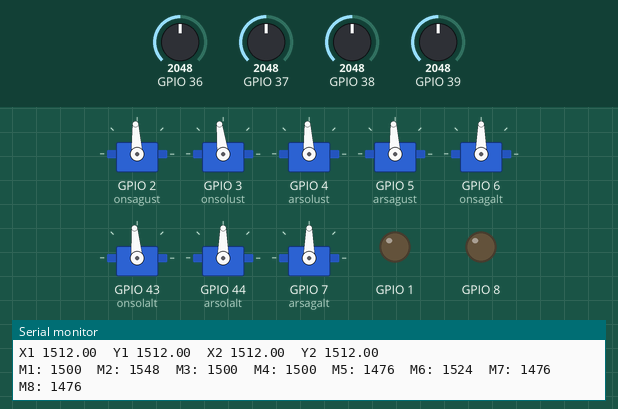
Recording of a sketch running on a simulated ESP32. Parts: 8 × servo, output pins drawn as LEDs (lit = HIGH), the last lines printed to the serial monitor. The test bench sets the inputs (shaded band); at power-on: GPIO 36 = 2048, GPIO 37 = 2048, GPIO 39 = 2048, GPIO 38 = 2048.

Above: at 1.2 s.
1.3 s: GPIO 36 set to 2866
At 2.1 s:
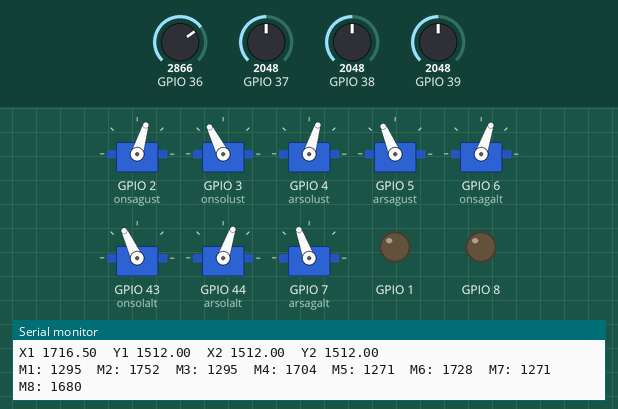
2.8 s: GPIO 37 set to 3065
At 3.2 s:
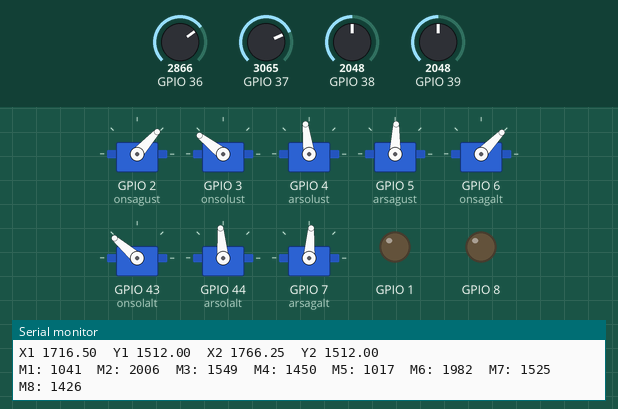
4.3 s: GPIO 37 set to 3165
At 5.6 s:
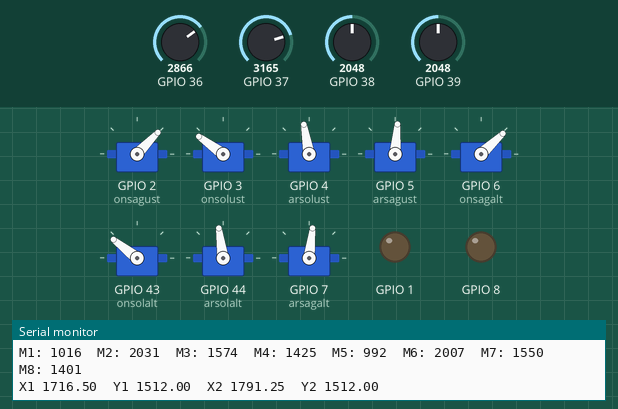
5.9 s: GPIO 39 set to 1957
At 6.3 s:
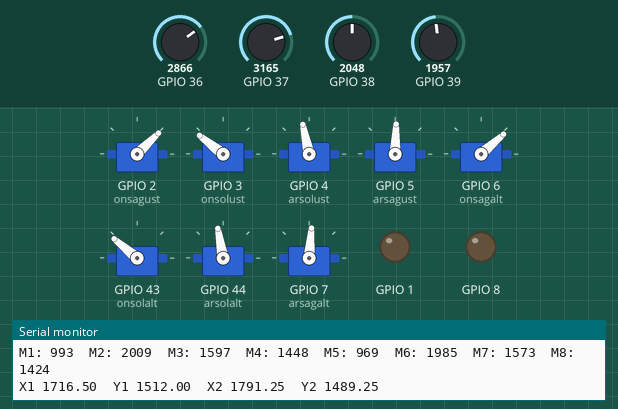
7.5 s: GPIO 38 set to 1964
At 8.8 s:
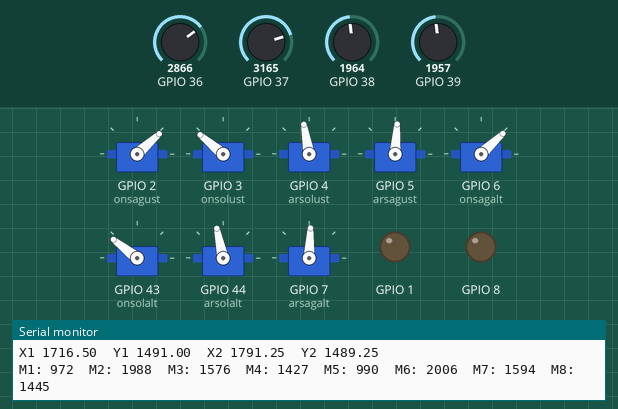
9.1 s: GPIO 38 set to 1901
At 10.5 s:
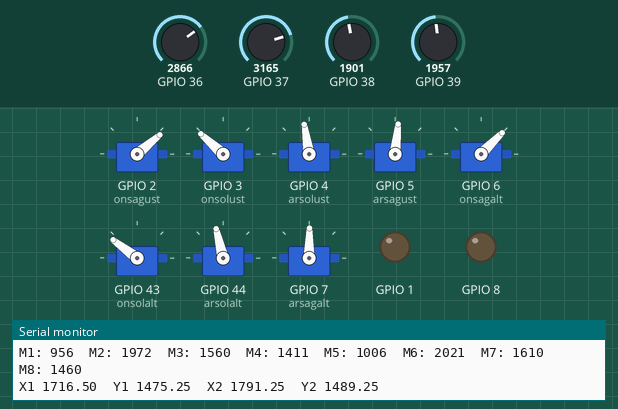
Timing chart, 0 to 11.6 s (numbered marks = the images above; inputs shaded):
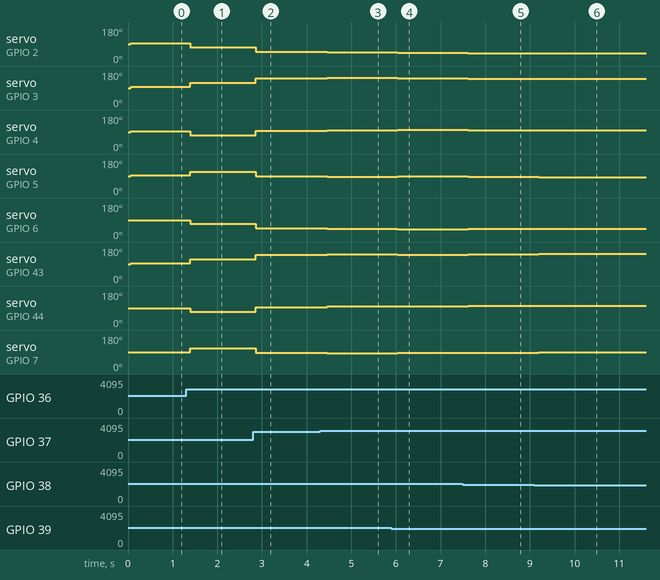

The sketch:

deneyap_modlar_manuel-joystick-kontrol-robotu-esp32.ino
```cpp
  #include <ESP32Servo.h>

  #define maxdeger 1940
  #define mindeger 1060

  float hizBoleni = 1.0;

  Servo onsagalt, onsolalt, onsolust, onsagust, arsagalt, arsagust, arsolalt, arsolust;
  int onsagalt_deger, onsolalt_deger, arsagalt_deger, arsolalt_deger;
  int onsagust_deger, onsolust_deger, arsagust_deger, arsolust_deger;

  void setup() {
    Serial.begin(9600);
    Serial.println("AKINTAY MANUEL SÜRÜŞ MODU AKTİF");
    Serial.println("............Başlıyor..............");

    onsagust.attach(D1);
    onsolust.attach(D2);
    arsolust.attach(D3);
    arsagust.attach(D4);
    onsagalt.attach(D5);
    onsolalt.attach(D6);
    arsolalt.attach(D7);
    arsagalt.attach(D8);

    pinMode(D9, OUTPUT);
    pinMode(D0, OUTPUT);
  }

  void loop() {
    mod1();  // Tüm işlemler burada
  }

  void mod1() {
    float X1 = analogRead(A0) / 4.0 + 1000;
    float Y1 = analogRead(A2) / 4.0 + 1000;
    float X2 = analogRead(A1) / 4.0 + 1000;
    float Y2 = analogRead(A3) / 4.0 + 1000;

    X1 = 1500 + (X1 - 1500) / hizBoleni;
    Y1 = 1500 + (Y1 - 1500) / hizBoleni;
    X2 = 1500 + (X2 - 1500) / hizBoleni;
    Y2 = 1500 + (Y2 - 1500) / hizBoleni;

    if (X1 > maxdeger) X1 = maxdeger;
    if (Y1 > maxdeger) Y1 = maxdeger;
    if (X2 > maxdeger) X2 = maxdeger;
    if (Y2 > maxdeger) Y2 = maxdeger;

    if (X1 < mindeger) X1 = mindeger;
    if (Y1 < mindeger) Y1 = mindeger;
    if (X2 < mindeger) X2 = mindeger;
    if (Y2 < mindeger) Y2 = mindeger;

    Serial.print("X1 "); Serial.print(X1);
    Serial.print("  Y1 "); Serial.print(Y1);
    Serial.print("  X2 "); Serial.print(X2);
    Serial.print("  Y2 "); Serial.println(Y2);

    onsagust_deger = 1500 - (X1 - 1500) - (X2 - 1500) + (Y2 - 1500) + (Y1 - 1500);
    onsolust_deger = 1500 + (X1 - 1500) + (X2 - 1500) + (Y2 - 1500) + (Y1 - 1500);
    arsolust_deger = 1500 - (X1 - 1500) + (X2 - 1500) - (Y2 - 1500) + (Y1 - 1500);
    arsagust_deger = 1500 + (X1 - 1500) - (X2 - 1500) - (Y2 - 1500) + (Y1 - 1500);
    onsagalt_deger = 1500 - (X1 - 1500) - (X2 - 1500) + (Y2 - 1500) - (Y1 - 1500);
    onsolalt_deger = 1500 + (X1 - 1500) + (X2 - 1500) + (Y2 - 1500) - (Y1 - 1500);
    arsolalt_deger = 1500 - (X1 - 1500) + (X2 - 1500) - (Y2 - 1500) - (Y1 - 1500);
    arsagalt_deger = 1500 + (X1 - 1500) - (X2 - 1500) - (Y2 - 1500) - (Y1 - 1500);

    onsagalt.writeMicroseconds(onsagalt_deger);
    onsolalt.writeMicroseconds(onsolalt_deger);
    onsolust.writeMicroseconds(onsolust_deger);
    onsagust.writeMicroseconds(onsagust_deger);
    arsagalt.writeMicroseconds(arsagalt_deger);
    arsagust.writeMicroseconds(arsagust_deger);
    arsolalt.writeMicroseconds(arsolalt_deger);
    arsolust.writeMicroseconds(arsolust_deger);

    Serial.print("M1: "); Serial.print(onsagust_deger); Serial.print("  ");
    Serial.print("M2: "); Serial.print(onsolust_deger); Serial.print("  ");
    Serial.print("M3: "); Serial.print(arsolust_deger); Serial.print("  ");
    Serial.print("M4: "); Serial.print(arsagust_deger); Serial.print("  ");
    Serial.print("M5: "); Serial.print(onsagalt_deger); Serial.print("  ");
    Serial.print("M6: "); Serial.print(onsolalt_deger); Serial.print("  ");
    Serial.print("M7: "); Serial.print(arsolalt_deger); Serial.print("  ");
    Serial.print("M8: "); Serial.println(arsagalt_deger);
  }

  void mod2() {
    float X1 = analogRead(A0) / 4.0 + 1000;
    float Y2 = analogRead(A3) / 4.0 + 1000;

    X1 = 1500 + (X1 - 1500) / hizBoleni;
    Y2 = 1500 + (Y2 - 1500) / hizBoleni;

    if (X1 > maxdeger) X1 = maxdeger;
    if (Y2 > maxdeger) Y2 = maxdeger;

    if (X1 < mindeger) X1 = mindeger;
    if (Y2 < mindeger) Y2 = mindeger;

    Serial.print("X1: "); Serial.print(X1);
    Serial.print("  Y2: "); Serial.println(Y2);

    onsagust_deger = 1500 - (X1 - 1500) + (Y2 - 1500);
    onsolust_deger = 1500 + (X1 - 1500) + (Y2 - 1500);
    arsolust_deger = 1500 - (X1 - 1500) - (Y2 - 1500);
    arsagust_deger = 1500 + (X1 - 1500) - (Y2 - 1500);
    onsagalt_deger = 1500 - (X1 - 1500) + (Y2 - 1500);
    onsolalt_deger = 1500 + (X1 - 1500) + (Y2 - 1500);
    arsolalt_deger = 1500 - (X1 - 1500) - (Y2 - 1500);
    arsagalt_deger = 1500 + (X1 - 1500) - (Y2 - 1500);

    onsagalt.writeMicroseconds(onsagalt_deger);
    onsolalt.writeMicroseconds(onsolalt_deger);
    onsolust.writeMicroseconds(onsolust_deger);
    onsagust.writeMicroseconds(onsagust_deger);
    arsagalt.writeMicroseconds(arsagalt_deger);
    arsagust.writeMicroseconds(arsagust_deger);
    arsolalt.writeMicroseconds(arsolalt_deger);
    arsolust.writeMicroseconds(arsolust_deger);

    Serial.print("M1: "); Serial.print(onsagust_deger); Serial.print("  ");
    Serial.print("M2: "); Serial.print(onsolust_deger); Serial.print("  ");
    Serial.print("M3: "); Serial.print(arsolust_deger); Serial.print("  ");
    Serial.print("M4: "); Serial.print(arsagust_deger); Serial.print("  ");
    Serial.print("M5: "); Serial.print(onsagalt_deger); Serial.print("  ");
    Serial.print("M6: "); Serial.print(onsolalt_deger); Serial.print("  ");
    Serial.print("M7: "); Serial.print(arsolalt_deger); Serial.print("  ");
    Serial.print("M8: "); Serial.println(arsagalt_deger);
  }
```

Measured:
- after the input at 1.3 s, servo on GPIO 2 (onsagust), servo on GPIO 4 (arsolust): 93° → 73° after 0.09 s; servo on GPIO 3 (onsolust): 97° → 117° after 0.09 s; servo on GPIO 5 (arsagust): 93° → 113° after 0.09 s; servo on GPIO 6 (onsagalt), servo on GPIO 44 (arsolalt): 90° → 71° after 0.09 s; servo on GPIO 43 (onsolalt): 95° → 115° after 0.09 s
- after the input at 2.8 s, servo on GPIO 2 (onsagust): 73° → 48° after 0.06 s; servo on GPIO 3 (onsolust): 117° → 142° after 0.06 s; servo on GPIO 4 (arsolust): 73° → 97° after 0.06 s; servo on GPIO 5 (arsagust): 113° → 88° after 0.06 s; servo on GPIO 6 (onsagalt): 71° → 46° after 0.06 s
- after the input at 4.3 s, servo on GPIO 2 (onsagust): 48° → 46° after 0.16 s; servo on GPIO 3 (onsolust): 142° → 144° after 0.16 s; servo on GPIO 4 (arsolust): 97° → 100° after 0.16 s; servo on GPIO 5 (arsagust): 88° → 85° after 0.16 s; servo on GPIO 6 (onsagalt): 46° → 43° after 0.16 s
- after the input at 5.9 s, servo on GPIO 2 (onsagust): 46° → 44° after 0.15 s; servo on GPIO 3 (onsolust): 144° → 142° after 0.15 s; servo on GPIO 4 (arsolust): 100° → 102° after 0.15 s; servo on GPIO 5 (arsagust): 85° → 88° after 0.15 s; servo on GPIO 6 (onsagalt): 43° → 41° after 0.15 s
- after the input at 7.5 s, servo on GPIO 2 (onsagust): 44° → 42° after 0.12 s; servo on GPIO 3 (onsolust): 142° → 140° after 0.12 s; servo on GPIO 4 (arsolust): 102° → 100° after 0.12 s; servo on GPIO 5 (arsagust): 88° → 86° after 0.12 s; servo on GPIO 6 (onsagalt): 41° → 43° after 0.12 s
- after the input at 9.1 s, servo on GPIO 2 (onsagust): 42° → 40° after 0.09 s; servo on GPIO 3 (onsolust): 140° → 138° after 0.09 s; servo on GPIO 4 (arsolust): 100° → 99° after 0.09 s; servo on GPIO 5 (arsagust): 86° → 84° after 0.09 s; servo on GPIO 6 (onsagalt): 43° → 45° after 0.09 s
